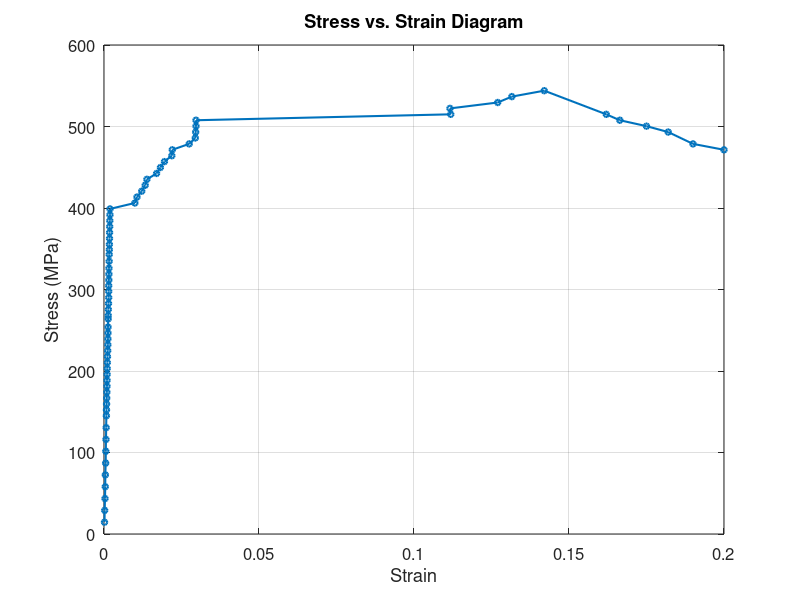

This chart was generated by the following MATLAB code:
% Data
force_kN = [1, 2, 3, 4, 5, 6, 7, 8, 9, 10, 10.5, 11, 12, 12.5, 13, 13.5, 14, 14.5, 15, 15.5, 16, 16.5, 17, 17.5, 18, 18.5, 19, 19.5, 20, 20.5, 21, 21.5, 22, 22.5, 23, 23.5, 24, 24.5, 25, 25.5, 26, 26.5, 27, 27.5, 28, 28.5, 29, 29.5, 30, 30.5, 31, 31.5, 32, 32.5, 33, 34, 34.5, 35, 36, 37, 36.5, 36, 35, 34.5, 34, 33, 32.5, 32, 31.5, 30, 29.5];

displacement_mm = [0.008, 0.011, 0.016, 0.02, 0.024, 0.027, 0.029, 0.033, 0.035, 0.038, 0.04, 0.042, 0.042, 0.044, 0.046, 0.048, 0.049, 0.05, 0.052, 0.054, 0.059, 0.061, 0.063, 0.0632, 0.064, 0.065, 0.067, 0.069, 0.07, 0.073, 0.076, 0.076, 0.077, 0.078, 0.079, 0.08, 0.083, 0.084, 0.086, 0.087, 0.089, 0.09, 0.092, 0.094, 0.096, 0.097, 0.099, 0.532, 0.609, 0.664, 0.692, 0.848, 0.91, 0.976, 1.094, 1.346, 1.472, 1.479, 1.484, 1.484, 1.484, 1.485, 5.593, 5.799, 6.576, 7.101, 7.53, 8.101, 8.32, 8.75, 9.101];

stress_MPa = [14.5, 29, 43.51, 58.01, 72.51, 87.01, 101.51, 116.02, 130.52, 145.02, 152.27, 159.52, 166.81, 174.06, 181.32, 188.57, 195.82, 203.07, 210.31, 217.56, 224.83, 232.16, 239.41, 246.65, 253.9, 263.92, 268.27, 275.52, 282.85, 290.1, 297.67, 304.61, 311.62, 318.87, 326.12, 334.63, 342.88, 348.84, 355.38, 362.63, 369.89, 377.14, 384.39, 391.64, 398.89, 406.15, 413.4, 420.66, 427.91, 435.16, 442.41, 449.67, 456.91, 464.17, 471.42, 478.67, 485.92, 493.18, 500.43, 507.68, 514.94, 522.19, 529.44, 536.69, 543.95, 514.94, 507.68, 500.43, 493.18, 478.67, 471.42];

strain = [0.00016, 0.00022, 0.00032, 0.0004, 0.00042, 0.00054, 0.00058, 0.00064, 0.0007, 0.00076, 0.0008, 0.00084, 0.00088, 0.00092, 0.00096, 0.00098, 0.001, 0.00104, 0.00108, 0.00112, 0.0012, 0.00124, 0.00126, 0.00128, 0.0013, 0.00134, 0.00136, 0.0014, 0.00146, 0.00152, 0.00152, 0.00152, 0.00156, 0.00158, 0.0016, 0.00166, 0.00168, 0.00172, 0.00174, 0.00178, 0.0018, 0.00184, 0.00188, 0.00192, 0.00194, 0.00996, 0.01064, 0.01218, 0.01328, 0.01384, 0.01696, 0.0182, 0.0195, 0.02188, 0.02202, 0.02748, 0.02944, 0.02958, 0.02968, 0.02968, 0.11186, 0.1116, 0.127, 0.13156, 0.14202, 0.16202, 0.1664, 0.175, 0.182, 0.19, 0.2];

% Plot
figure;
plot(strain, stress_MPa, '-o', 'LineWidth', 1.5, 'MarkerSize', 4);
xlabel('Strain');
ylabel('Stress (MPa)');
title('Stress vs. Strain Diagram');
grid on;

% Improve readability
set(gca, 'FontSize', 12);
